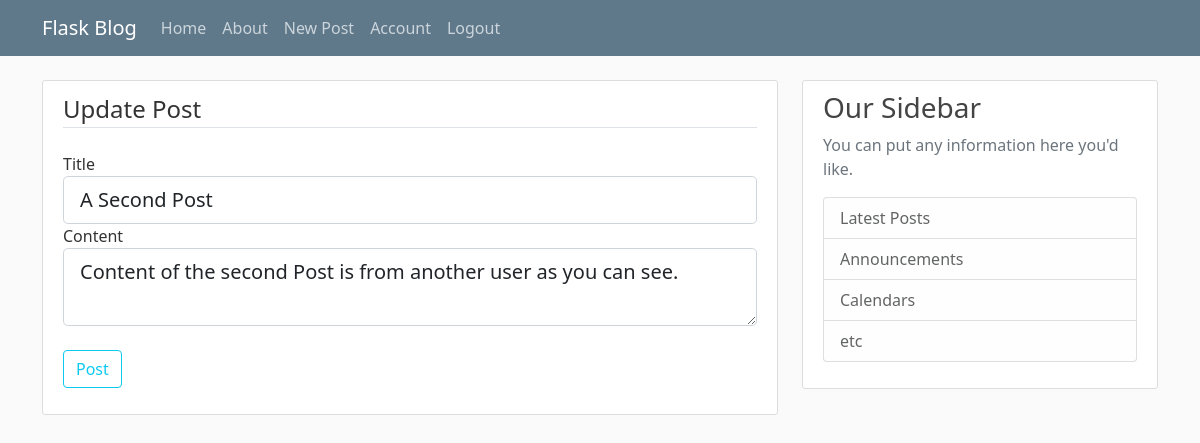
The app's page /post/2/update (signed in) with its own data.
### flaskblog/models.py (models this page shows, shortened)
class Posts(db.Model):
    id = db.Column(db.Integer, primary_key=True)
    title = db.Column(db.String(100), nullable=False)
    date_posted = db.Column(db.DateTime, nullable=False,
                            default=datetime.utcnow)
    content = db.Column(db.Text, nullable=False)
    user_id = db.Column(db.Integer, db.ForeignKey('user.id'), nullable=False)

### flaskblog/routes.py (the view)
@app.route('/post/<int:post_id>/update',methods=['GET','POST'])
@login_required
def update_post(post_id):
    post = Posts.query.get_or_404(post_id)
    if  post.author != current_user:
        abort(403)
    form = PostForm()
    if form.validate_on_submit():
        post.title = form.title.data
        post.content = form.content.data
        db.session.commit()
        flash('Your Post Has Been Updated','success')
        return redirect(url_for('post',post_id=post.id))
    elif request.method == 'GET':
        form.title.data = post.title
        form.content.data = post.content
    return render_template('create_post.html',title='Update Post', form=form, legend='Update Post')

### flaskblog/form.py
class PostForm(FlaskForm):
    title = StringField('Title',validators=[DataRequired()])
    content = TextAreaField('Content',validators=[DataRequired()])
    submit = SubmitField('Post')

### flaskblog/models.py (called while the page is built)
@login_manager.user_loader
def load_user(user_id):
    return User.query.get(int(user_id))

### flaskblog/templates/create_post.html (shortened to what this page needs)
{% extends "layout.html" %}
{% block content %}
<div class="content-section">
    <form method="POST" action="">
        <fieldset class="form-group">
            <legend class="border-bottom mb-4">{{legend}}</legend>
            <div class="form-group">
                {{form.title.label(class="form-control-label")}}
                {% if form.title.errors %}
                {{form.title(class="form-control form-control-lg is-invalid")}}
                <div class="invalid-feedback">
                    {% for error in form.title.errors %}
                    <span>{{error}}</span>
                    {% endfor %}
                </div>
                {% else %}
                {{form.title(class="form-control form-control-lg")}}
                {% endif %}
            </div>
            <div class="form-group">
                {{form.content.label(class="form-control-label")}}
                {% if form.content.errors %}
                {{form.content(class="form-control form-control-lg is-invalid")}}
                <div class="invalid-feedback">
                    {% for error in form.content.errors %}
                    <span>{{error}}</span>
                    {% endfor %}
                </div>
                {% else %}
                {{form.content(class="form-control form-control-lg")}}
                {% endif %}
            </div>
        </fieldset>
        <br>
        <div class="form-group">
            {{form.submit(class="btn btn-outline-info")}}
        </div>
    </form>
</div>
{% endblock content %}

### flaskblog/static/main.css (style rules this page uses)
body { background: #fafafa; color: #333333; margin-top: 5rem; }
.content-section { background: #ffffff; padding: 10px 20px; border: 1px solid #dddddd; border-radius: 3px; margin-bottom: 20px; }

### records on screen
Posts: title "A Second Post", content "Content of the second Post is from another user as you can see."

### other values on screen
{{ legend }} "Update Post"
